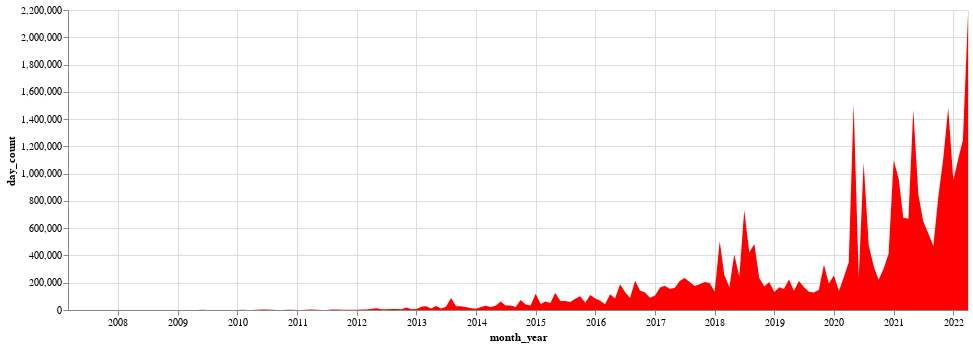

Source (notebook cell):
### Code cell
alt.Chart(elon_months).mark_area(color="red").encode(
    x="month_year:T", y="day_count:Q",
).properties(width=900)

### Figure 1 — Vega-Lite specification as saved in the notebook (floating-point values rounded to 4 significant figures; data arrays with more than 128 entries replaced by an {"elided": "..."} marker saying what was removed)
{"config": {"view": {"continuousWidth": 400, "continuousHeight": 300}}, "data": {"name": "data-e4e908c4c6972bafe1719c9a6e2ab18e"}, "mark": {"type": "area", "color": "red"}, "encoding": {"x": {"field": "month_year", "type": "temporal"}, "y": {"field": "day_count", "type": "quantitative"}}, "width": 900, "$schema": "https://vega.github.io/schema/vega-lite/v4.17.0.json", "datasets": {"data-e4e908c4c6972bafe1719c9a6e2ab18e": {"elided": "182 records"}}}
